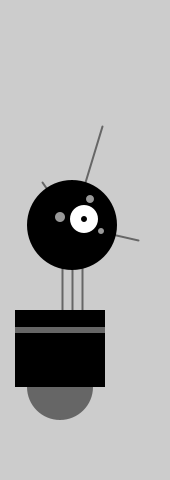
Frame 1 (no input)
Frame 60 (the mouse pressed at the canvas centre just before this capture): identical to frame 1, image omitted
Frame 120 (the mouse held since frame 60 and released just before this capture): identical to frame 1, image omitted

The Processing sketch that drew this single still picture (run headless with seeded random() and noise(); from frame 60 on, the mouse is pressed at the canvas centre):

// Processing sketch: act01_draw_a_robot
// ── act01_draw_a_robot.pde
int  x = 60; // x coordinate
int  y = 420; // y coordinate
int  bodyHeight = 110; // Body height
int  neckHeight = 40; // Neck height
int  radius = 45;
int  ny = y - bodyHeight - neckHeight - radius; // Neck Y


void setup() {
 size(170, 480);
 strokeWeight(2);
 ellipseMode(RADIUS);
}

void drawNeck(){
 // Neck
 stroke(102);
 line(x + 2, y - bodyHeight, x + 2, ny);
 line(x + 12, y - bodyHeight, x + 12, ny);
 line(x + 22, y - bodyHeight, x + 22, ny);
}

void drawAntenna(){
 // Antennae
 line(x + 12, ny, x - 18, ny - 43);
 line(x + 12, ny, x + 42, ny - 99);
 line(x + 12, ny, x + 78, ny + 15);
}

void drawBody(){
 // Body
 noStroke();
 fill(102);
 ellipse(x, y - 33, 33, 33);
 fill(0);
 rect(x - 45, y - bodyHeight, 90, bodyHeight - 33);
 fill(102);
 rect(x - 45, y - bodyHeight + 17, 90, 6);
}

void drawHead(){
 // Head
 fill(0);
 ellipse(x + 12, ny, radius, radius);
 fill(255);
 ellipse(x + 24, ny - 6, 14, 14);
 fill(0);
 ellipse(x + 24, ny - 6, 3, 3);
 fill(153);
 ellipse(x, ny - 8, 5, 5);
 ellipse(x + 30, ny - 26, 4, 4);
 ellipse(x + 41, ny + 6, 3, 3);
}

void drawRobot(){
 drawNeck();
 drawAntenna();
 drawBody();
 drawHead();
}

void draw() {
 background(204);
 drawRobot();
}
